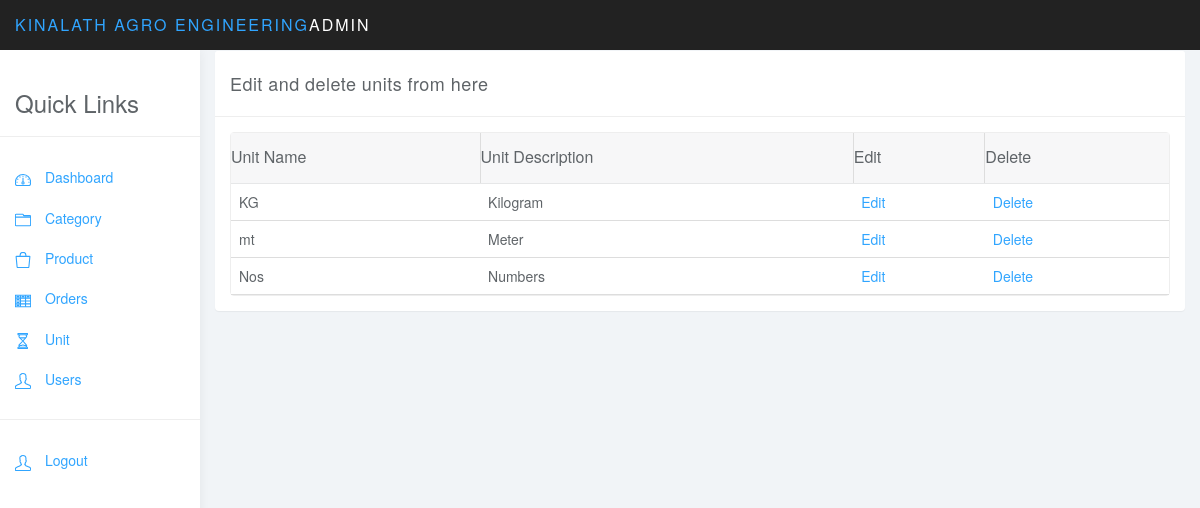
Screenshot of /admin/view-units.php (signed in) with the database file from the repository.
### tables this page shows
CREATE TABLE `unit` (
  `id` int(11) NOT NULL,
  `name` varchar(10) NOT NULL,
  `descr` text NOT NULL
);

### app/Unit.php (called while the page is built, shortened)
<?php
	require_once('DB2.php');
	class Unit
	{
		public static function getAll(){
			$db=new Db();
			$sql="SELECT * FROM unit";
			$rows=[];
			$result=$db->query($sql);
			if($result){
				while ($r=mysqli_fetch_assoc($result)) {
					array_push($rows, $r);
				}
				return $rows;
			}
			return false;
		}
	}
?>

### app/DB2.php (called while the page is built, shortened)
<?php
class Db
{
	private static $connection;
	function __construct()
	{
		 if(!isset(self::$connection)) {
		 	self::$connection=mysqli_connect("localhost","root","","engineering");
		 	if (!self::$connection) {
		 		die("connection Error");
		 	}else{
		 		return self::$connection;
		 	}
		 }
	}
	function query($sql){
		$result=mysqli_query(self::$connection,$sql);
		return $result;
	}
}
?>

### admin/view-units.php (the view, shortened to what this page needs)
<?php
require_once('../app/Unit.php');
	$units=Unit::getAll();
?>
<!DOCTYPE html>
<html>
<head>
<link href="css/bootstrap.min.css" rel="stylesheet">
<link href="css/datepicker3.css" rel="stylesheet">
<link href="css/bootstrap-table.css" rel="stylesheet">
<link href="css/styles.css" rel="stylesheet">
</head>
<body>
	<?php include_once('nav-sidebar.php'); ?>
	<div class="col-sm-9 col-sm-offset-3 col-lg-10 col-lg-offset-2 main">
		<div class="row">
			<div class="col-lg-12">
			</div>
		</div>
		<div class="row">
			<div class="col-lg-12">
				<div class="panel panel-default">
					<div class="panel-heading">
						Edit and delete units from here
					</div>
					<div class="panel-body">
						<table data-toggle="table" data-url="tables/data1.json"  data-show-refresh="true" data-show-toggle="true" data-show-columns="true" data-search="true" data-select-item-name="toolbar1" data-pagination="true" data-sort-name="name" data-sort-order="desc">
						    <thead>
						    <tr>
						        <th data-field="state" data-checkbox="true" >Unit Name</th>
						        <th data-field="id" data-sortable="true">Unit Description</th>
						        <th data-field="name"  data-sortable="true">Edit</th>
						        <th data-field="price" data-sortable="true">Delete</th>
						    </tr>
						    <?php
						    foreach ($units as $unit) {
						    	echo "<tr>";
						    		echo "<td>".$unit['name']."</td>";
						    		echo "<td>".$unit['descr']."</td>";
						    		echo "<td>"."<a href=\"edit-unit.php?id={$unit['id']}\">Edit" ."</a> </td>";
						    		echo "<td>"."<a href=\"delete-unit.php?id={$unit['id']}\">Delete"."</a> </td>";
						   		echo "</tr>";
						    }
						    ?>
						    </thead>
						</table>
					</div>
				</div>
			</div>
		</div>
	</div>
</body>
</html>

### admin/css/styles.css (style rules this page uses)
body { background: #f1f4f7; padding-top: 50px; color: #5f6468; }
a, a:hover, a:focus { color: #30a5ff; }
.panel { border: 0; }
.panel-heading { font-size: 18px; font-weight: 300; letter-spacing: 0.025em; height: 66px; line-height: 45px; }
.panel-default .panel-heading { background: #fff; border-bottom: 1px solid #eee; color: #5f6468; }
.table { background: #fff; }
.fixed-table-container thead th { background: #f7f7f8; border-color: #ddd; color: #5f6468; font-weight: 300; font-size: 16px; }
.table>thead>tr>th { border-bottom: 1px solid #e6e7e8; vertical-align: middle; height: 50px; }

### rows the page displays
unit: name "KG", descr "Kilogram"
unit: name "mt", descr "Meter"
unit: name "Nos", descr "Numbers"
